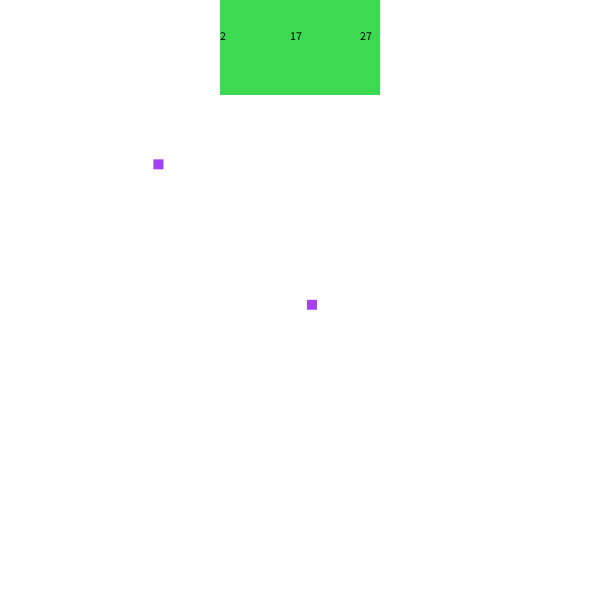
Frame 1 (no input)
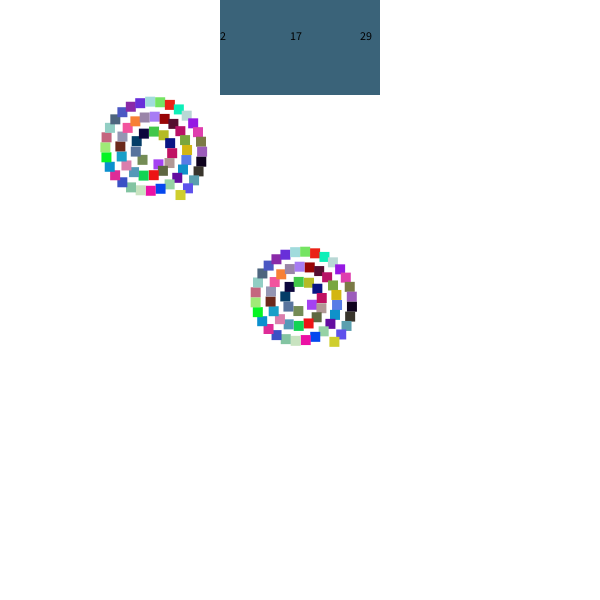
Frame 60 (the mouse pressed at the canvas centre just before this capture)
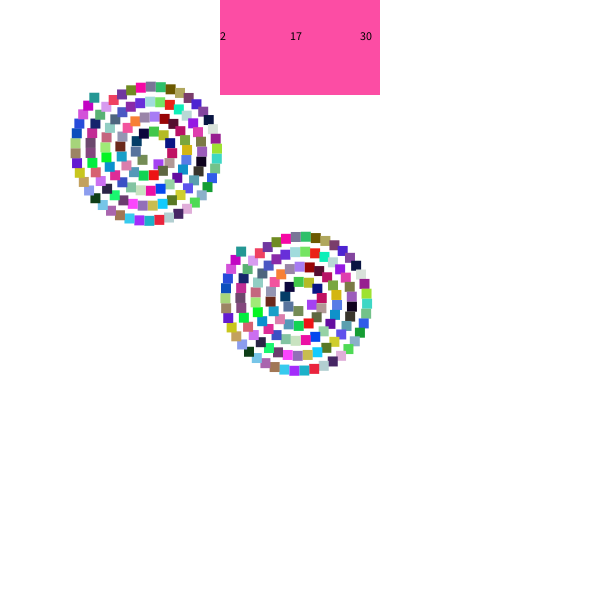
Frame 120 (the mouse held since frame 60 and released just before this capture)

The Processing sketch that drew these frames (run headless with seeded random() and noise(); from frame 60 on, the mouse is pressed at the canvas centre):

// Processing sketch: processing_144402
// ── processing_144402.pde


float radius = 4; 
float angle = 5; 
float speed = 5; 

void setup(){ 
  size(600,600);
  background(255); 
  smooth(); 
  noStroke(); 
 
} 

void draw() {
  println(mouseX + " : " + mouseY);
  fill(random(0,255), random(0,255), random(0,255));
  float deltaAngle = speed/radius;
  angle = angle + deltaAngle;
  radius += 15/TWO_PI*deltaAngle;
  rect(width/2+radius*cos(angle),height/2+radius*sin(angle),10,10);
 
  angle = angle + deltaAngle;
  radius += 15/TWO_PI*deltaAngle;
  rect(width/4+radius*cos(angle),height/4+radius*sin(angle),10,10);
   
  noFill();
  ellipse(100, 100, minute()*5, minute()*5); 
  ellipse(100, 100, hour()*5, hour()*5); 
  ellipse(100, 100, second()*5, second()*5); 
  time(width/2, 30); 

 
 } 


void time(float a, float b)
{
  fill(random(0,255), random(0,255), random(0,255));
  rectMode(CENTER);
  rect(a, b, 160, 130);
  fill(0);
  text(second(), a+60, b+10);
  text(minute(), a-10, b+10);
  text(hour(), a-80, b+10);
  
}
